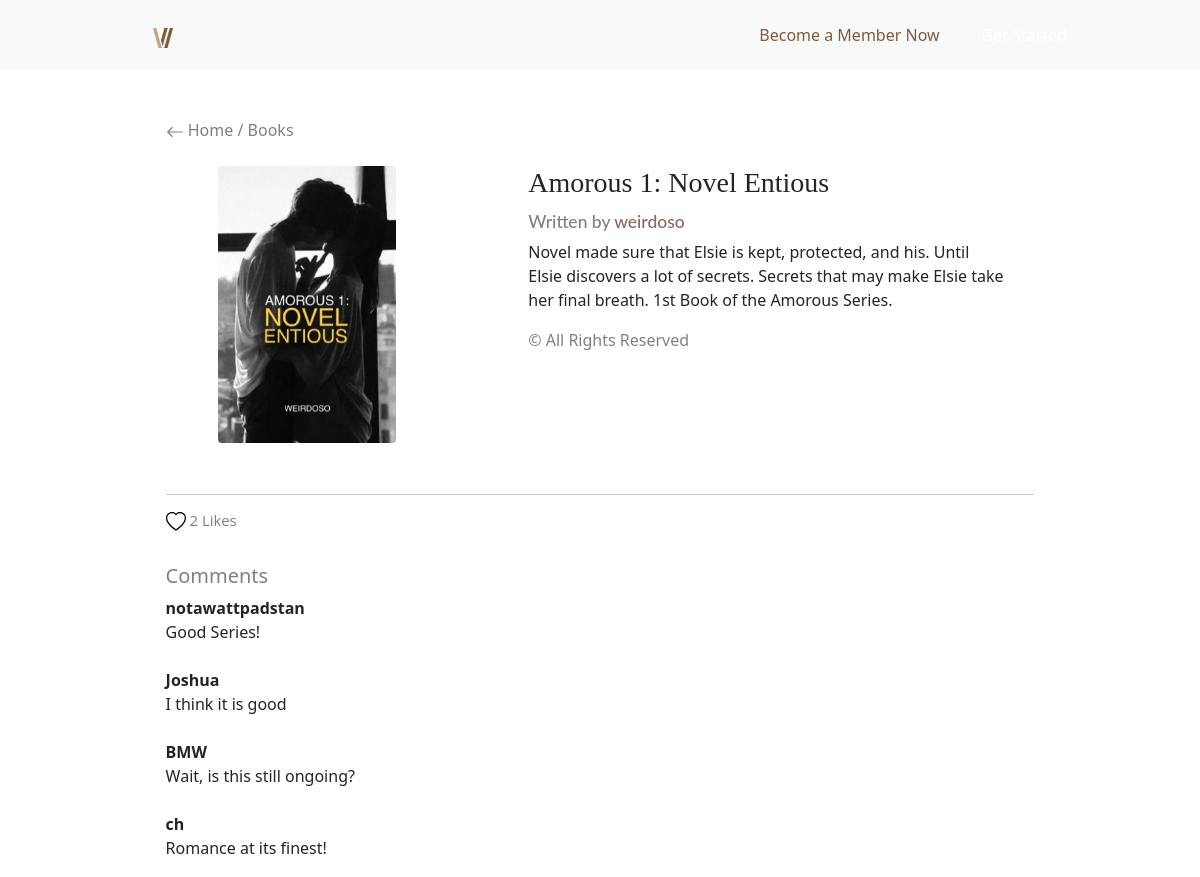
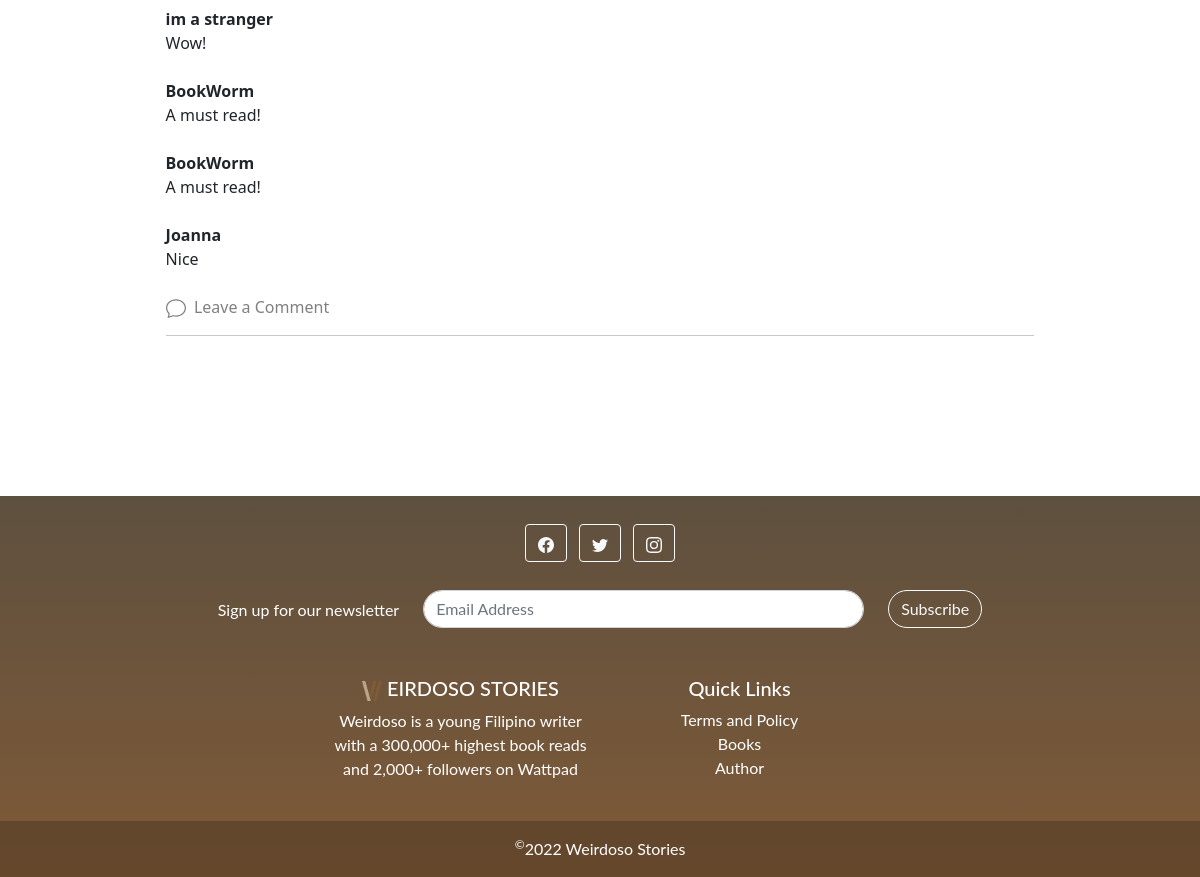
Screenshot of /weirdosostories/book/50 with the database file from the repository (2 pictures, top to bottom).
### weirdosostoriesapp/models.py (models this page shows, shortened)
class BookPost(models.Model):
    title = models.CharField(max_length=255)
    header_image = models.ImageField(null=True, blank=True, upload_to="images/")  # Images directory
    author = models.ForeignKey(User, on_delete=models.CASCADE)
    body = models.TextField()
    wattpad_link = models.CharField(max_length=200, null=True, blank=True)
    likes = models.ManyToManyField(User, related_name='book_posts')
    def total_likes(self):
        return self.likes.count()

class Comment(models.Model):
    bookpost = models.ForeignKey(BookPost, related_name="comments", on_delete=models.CASCADE)
    name = models.CharField(max_length=255)
    body = models.TextField()
    date_added = models.DateTimeField(auto_now_add=True)

### weirdosostoriesapp/views.py (the view)
# urls.py: path('weirdosostories/book/<int:pk>', BookDetailView.as_view(), name='book-detail'),
class BookDetailView(DetailView):
    model = BookPost
    template_name = 'book_details.html'
    def get_context_data(self, *args, **kwargs):
        context = super(BookDetailView, self).get_context_data()
        new = get_object_or_404(BookPost, id=self.kwargs['pk'])
        total_likes = new.total_likes()
        liked = False
        if new.likes.filter(id=self.request.user.id).exists():
            liked = True
        context["total_likes"] = total_likes
        context["liked"] = liked
        return context

### weirdosostoriesapp/templates/book_details.html (shortened to what this page needs)
{% extends 'base.html' %}
{% load static %}
{% block content %}
<br/>
<div class="container" style="max-width:80%;">
    <svg xmlns="http://www.w3.org/2000/svg" width="18" height="18" fill="gray" class="bi bi-arrow-left" viewBox="0 0 16 16">
  <path fill-rule="evenodd" d="M15 8a.5.5 0 0 0-.5-.5H2.707l3.147-3.146a.5.5 0 1 0-.708-.708l-4 4a.5.5 0 0 0 0 .708l4 4a.5.5 0 0 0 .708-.708L2.707 8.5H14.5A.5.5 0 0 0 15 8z"/>
</svg>
    <a href="{% url 'home' %}" style="text-decoration: none; color:gray;">Home</a> <span style="color:gray;">/</span> <a href="{% url 'reading_lists' %}" style="text-decoration: none; color: gray;">Books</a>
</div><br/>
<div class="container" style="max-width:90%;">
       <div class="row featurette">
        <div class="col-md-6 order-md-2">
            <h3 class="featurette-heading" style="font-family:century gothic;">{{ bookpost.title }}</h3>
            <h5 class="featurette-heading" style="font-family:lato;">
                <small style="color:gray;">Written by </small>
                <a href="{% url 'show_profile_page' bookpost.author.profile.id %}" class="featurette-heading"
                   style="color: #896959; text-decoration: none;">
                    <small> {{ bookpost.author.username }}</small>
                </a>
                <br/>
            </h5>
            <p>{{ bookpost.body}}</p><span style="color:gray">&copy; All Rights Reserved</span><br/><br/>
            {% if bookpost.wattpad_link %}
            <p>
                <a href="{{ bookpost.wattpad_link }}" target="_blank" class="btn" style="border-radius: 20px 20px 20px 20px; color:white;" bgcolor="7f5a37">
                     &nbsp; &nbsp;Start Reading</a></p>
            {% endif %}
            <br> <br>
        </div>
        <div class="col-md-5 order-md-1">
            {% if bookpost.header_image %}
            <center>
                <img src=" {{ bookpost.header_image.url }} " width="45%" height="45%"  class="rounded" >
            </center>
            {% else %}
            <img src="{% static 'theweirdosostories/images/bgset.jpg' %}" width="45%" height="45%">
            {% endif %}
        </div>
    </div>
</div>
<div class="container" style="max-width:80%;">
    <hr class="featurette-divider">
    <h5 style="font-family: open sans; font-size:15px; color: gray;">
        <form action="{% url 'like_bookpost' bookpost.pk %}" method="POST">
            {% if user.is_authenticated %}
            {% if liked %}
            <button type="submit" , name="bookpost_id" , value="{{ bookpost.id }}" , style="background-color: Transparent; outline:none;border: none;
                    cursor:pointer;
                    overflow: hidden;">
                <svg xmlns="http://www.w3.org/2000/svg" width="20" height="20" fill="red" class="bi bi-heart-fill"
                     viewBox="0 0 16 16">
                    <path fill-rule="evenodd"
                          d="M8 1.314C12.438-3.248 23.534 4.735 8 15-7.534 4.736 3.562-3.248 8 1.314z"/>
                </svg>
            </button>
            {% else %}
            <button type="submit" , name="bookpost_id" , value="{{ bookpost.id }}" , style="background-color: Transparent; outline:none;border: none;
                    cursor:pointer;
                    overflow: hidden;">
                <svg xmlns="http://www.w3.org/2000/svg" width="20" height="20" fill="currentColor" class="bi bi-heart"
                     viewBox="0 0 16 16">
                    <path d="m8 2.748-.717-.737C5.6.281 2.514.878 1.4 3.053c-.523 1.023-.641 2.5.314 4.385.92 1.815 2.834 3.989 6.286 6.357 3.452-2.368 5.365-4.542 6.286-6.357.955-1.886.838-3.362.314-4.385C13.486.878 10.4.28 8.717 2.01L8 2.748zM8 15C-7.333 4.868 3.279-3.04 7.824 1.143c.06.055.119.112.176.171a3.12 3.12 0 0 1 .176-.17C12.72-3.042 23.333 4.867 8 15z"/>
                </svg>
            </button>
            {% endif %}
            {% else %}
            <a href="{% url 'login' %}" style="text-decoration:none; color: black;">
            </a>
            {% endif %}
            {{ total_likes }} Likes
        </form>
    </h5>
    <br/>
    <h5 style="color:gray;">Comments</h5>
    {% if not bookpost.comments.all %}
    <a href="{% url 'add_comment' bookpost.pk %}" style="text-decoration:none; color:gray;">
        <svg xmlns="http://www.w3.org/2000/svg" width="20" height="20" fill="currentColor" class="bi bi-chat"
             viewBox="0 0 16 16">
            <path d="M2.678 11.894a1 1 0 0 1 .287.801 10.97 10.97 0 0 1-.398 2c1.395-.323 2.247-.697 2.634-.893a1 1 0 0 1 .71-.074A8.06 8.06 0 0 0 8 14c3.996 0 7-2.807 7-6 0-3.192-3.004-6-7-6S1 4.808 1 8c0 1.468.617 2.83 1.678 3.894zm-.493 3.905a21.682 21.682 0 0 1-.713.129c-.2.032-.352-.176-.273-.362a9.68 9.68 0 0 0 .244-.637l.003-.01c.248-.72.45-1.548.524-2.319C.743 11.37 0 9.76 0 8c0-3.866 3.582-7 8-7s8 3.134 8 7-3.582 7-8 7a9.06 9.06 0 0 1-2.347-.306c-.52.263-1.639.742-3.468 1.105z"/>
        </svg>
        &nbsp;Leave a Comment </a>
    <hr>
    {% else %}
    {% for comment in bookpost.comments.all %}
    <strong>{{ comment.name }} </strong>
    <br/>
    {{ comment.body }}<br/><br/>
    {% endfor %}
    <a href="{% url 'add_comment' bookpost.pk %}" style="text-decoration:none; color:gray;">
        &nbsp;Leave a Comment </a>
    <hr>
    {% endif %}
</div>
{% endblock  %}

### rows the page displays
BookPost: title "Amorous 1: Novel Entious", author.username "weirdoso", body "Novel made sure that Elsie is kept, protected, and his. Until Elsie discovers a lot of secrets. Secrets that may make Elsie take her final breath. 1st Book of the Amorous Series.", header_image (picture)
Comment: name "notawattpadstan", body "Good Series!"
Comment: name "Joshua", body "I think it is good"
Comment: name "BMW", body "Wait, is this still ongoing?"
Comment: name "ch", body "Romance at its finest!"
Comment: name "im a stranger", body "Wow!"
Comment: name "BookWorm", body "A must read!"
Comment: name "BookWorm", body "A must read!"
Comment: name "Joanna", body "Nice"

### other values shown
{{ total_likes }} "2"
